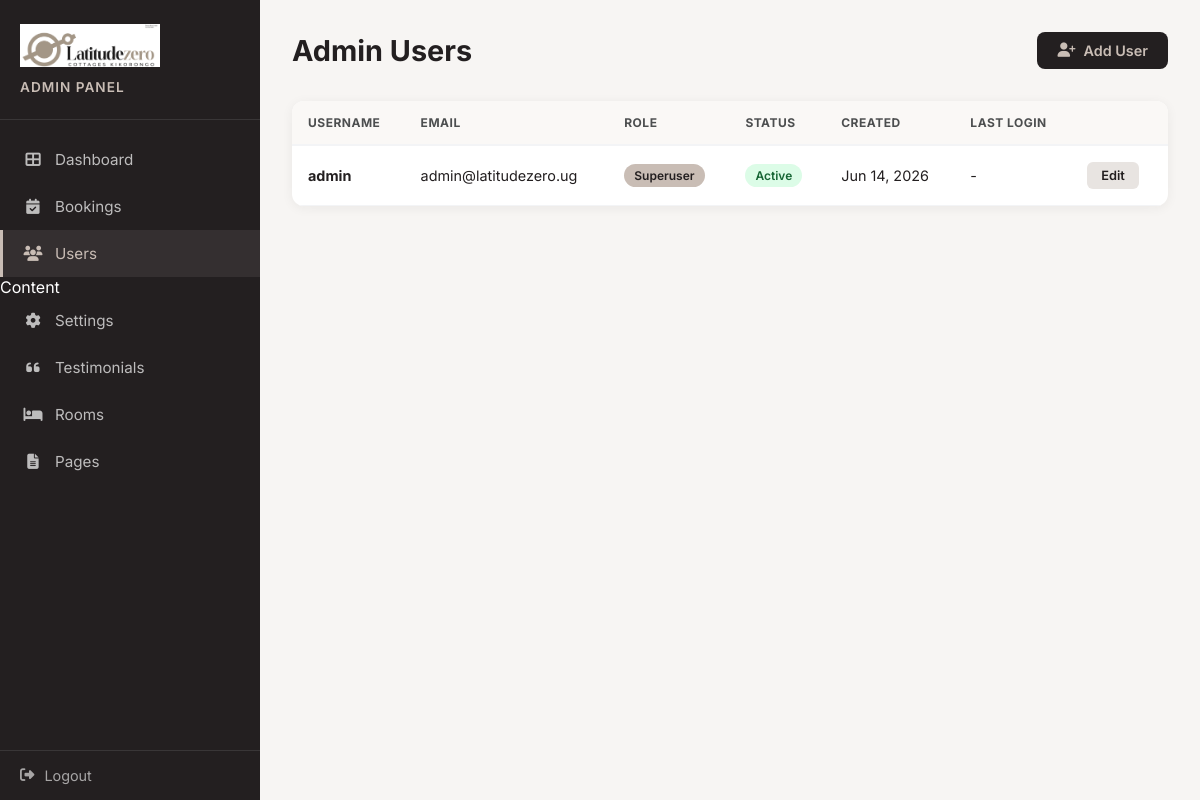
Screenshot of /admin/users/ (signed in) with the database file from the repository.
### models.py (models this page shows, shortened)
class User(UserMixin, db.Model):
    __tablename__ = 'users'
    id = db.Column(db.Integer, primary_key=True)
    username = db.Column(db.String(80), unique=True, nullable=False)
    email = db.Column(db.String(120), unique=True, nullable=False)
    password_hash = db.Column(db.String(255), nullable=False)
    is_superuser = db.Column(db.Boolean, default=False)
    is_active = db.Column(db.Boolean, default=True)
    created_at = db.Column(db.DateTime, default=datetime.utcnow)

### app.py (the view)
@app.route('/admin/users/')
@login_required
def admin_users():
    if not current_user.is_superuser:
        flash('Access denied. Superuser only.', 'error')
        return redirect(url_for('admin_dashboard'))
    users = User.query.order_by(User.created_at.desc()).all()
    return render_template('users.html', users=users)

### app.py (called while the page is built)
@login_manager.user_loader
def load_user(user_id):
    return User.query.get(int(user_id))

### templates/users.html (shortened to what this page needs)
<!DOCTYPE html>
<html lang="en">
<head>
    <link rel="stylesheet" href="https://cdnjs.cloudflare.com/ajax/libs/font-awesome/6.4.0/css/all.min.css">
</head>
<body>
    <div class="admin-layout">
        <aside class="sidebar">
            <div class="sidebar-header">
                <img src="/images/logos/secondary-logo.png" alt="Latitude Zero">
                <h2>Admin Panel</h2>
            </div>
            <nav class="sidebar-nav">
                <a href="/admin/"><i class="fas fa-th-large"></i> Dashboard</a>
                <a href="/admin/bookings/"><i class="fas fa-calendar-check"></i> Bookings</a>
                <a href="/admin/users/" class="active"><i class="fas fa-users"></i> Users</a>
                <div class="nav-section-title">Content</div>
                <a href="/admin/settings/"><i class="fas fa-cog"></i> Settings</a>
                <a href="/admin/testimonials/"><i class="fas fa-quote-left"></i> Testimonials</a>
                <a href="/admin/rooms/"><i class="fas fa-bed"></i> Rooms</a>
                <a href="/admin/pages/"><i class="fas fa-file-alt"></i> Pages</a>
            </nav>
            <div class="sidebar-footer">
                <a href="/admin/logout/"><i class="fas fa-sign-out-alt"></i> Logout</a>
            </div>
        </aside>
        <main class="main-content">
            <div class="page-header">
                <h1>Admin Users</h1>
                <a href="/admin/users/create/" class="btn-add"><i class="fas fa-user-plus"></i> Add User</a>
            </div>
            <div class="table-card">
                <table>
                    <thead>
                        <tr>
                            <th>Username</th>
                            <th>Email</th>
                            <th>Role</th>
                            <th>Status</th>
                            <th>Created</th>
                            <th>Last Login</th>
                            <th></th>
                        </tr>
                    </thead>
                    <tbody>
                        {% for user in users %}
                        <tr>
                            <td><strong>{{ user.username }}</strong></td>
                            <td>{{ user.email }}</td>
                            <td>
                                {% if user.is_superuser %}
                                <span class="badge super">Superuser</span>
                                {% else %}
                                <span class="badge admin">Admin</span>
                                {% endif %}
                            </td>
                            <td>
                                {% if user.is_active %}
                                <span class="badge active">Active</span>
                                {% else %}
                                <span class="badge inactive">Inactive</span>
                                {% endif %}
                            </td>
                            <td>{{ user.created_at.strftime('%b %d, %Y') }}</td>
                            <td>-</td>
                            <td>
                                <a href="/admin/users/{{ user.id }}/edit/" class="btn-sm">Edit</a>
                            </td>
                        </tr>
                        {% endfor %}
                    </tbody>
                </table>
            </div>
        </main>
    </div>
</body>
</html>

### templates/users.html (style rules this page uses)
* { margin: 0; padding: 0; box-sizing: border-box; }
body { font-family: 'Inter', sans-serif; background: #f7f5f3; color: #231F20; min-height: 100vh; }
.admin-layout { display: flex; min-height: 100vh; }
.sidebar { width: 260px; background: #231F20; color: #fff; flex-shrink: 0; display: flex; flex-direction: column; }
.sidebar-header { padding: 24px 20px; border-bottom: 1px solid rgba(255,255,255,0.1); }
.sidebar-header img { max-width: 140px; margin-bottom: 8px; }
.sidebar-header h2 { font-size: 0.85rem; font-weight: 600; color: #C9BDB5; text-transform: uppercase; letter-spacing: 1px; }
.sidebar-nav { flex: 1; padding: 16px 0; }
.sidebar-nav a { display: flex; align-items: center; gap: 12px; padding: 14px 20px; color: rgba(255,255,255,0.7); text-decoration: none; font-size: 0.95rem; transition: all 0.2s; border-left: 3px solid transparent; }
.sidebar-nav a.active { background: rgba(201,189,181,0.1); color: #C9BDB5; border-left-color: #C9BDB5; }
.sidebar-nav a i { width: 20px; text-align: center; }
.sidebar-footer { padding: 16px 20px; border-top: 1px solid rgba(255,255,255,0.1); }
.sidebar-footer a { display: flex; align-items: center; gap: 10px; color: rgba(255,255,255,0.6); text-decoration: none; font-size: 0.9rem; transition: color 0.2s; }
.main-content { flex: 1; padding: 32px; overflow-y: auto; }
.page-header { display: flex; justify-content: space-between; align-items: center; margin-bottom: 32px; flex-wrap: wrap; gap: 16px; }
.page-header h1 { font-size: 1.8rem; font-weight: 700; }
.btn-add { display: inline-flex; align-items: center; gap: 8px; padding: 10px 20px; background: #231F20; color: #C9BDB5; text-decoration: none; border-radius: 8px; font-size: 0.9rem; font-weight: 600; transition: background 0.2s; }
.table-card { background: #fff; border-radius: 12px; box-shadow: 0 2px 12px rgba(35,31,32,0.06); overflow: hidden; }
table { width: 100%; border-collapse: collapse; }
th { text-align: left; padding: 14px 16px; font-size: 0.75rem; font-weight: 700; text-transform: uppercase; letter-spacing: 0.5px; color: #4C4E4F; background: #faf8f6; border-bottom: 2px solid #f3f4f6; }
td { padding: 16px; font-size: 0.9rem; border-bottom: 1px solid #f3f4f6; vertical-align: middle; }
.badge { display: inline-block; padding: 4px 10px; border-radius: 20px; font-size: 0.75rem; font-weight: 600; }
.badge.super { background: #C9BDB5; color: #231F20; }
.badge.active { background: #dcfce7; color: #166534; }
.btn-sm { display: inline-block; padding: 6px 14px; background: #e8e4e1; color: #231F20; text-decoration: none; border-radius: 6px; font-size: 0.8rem; font-weight: 600; transition: background 0.2s; margin-right: 6px; }

### rows the page displays
User: username "admin", email "admin@latitudezero.ug", is_superuser "Superuser", is_active "Active", created_at "Jun 14, 2026"
